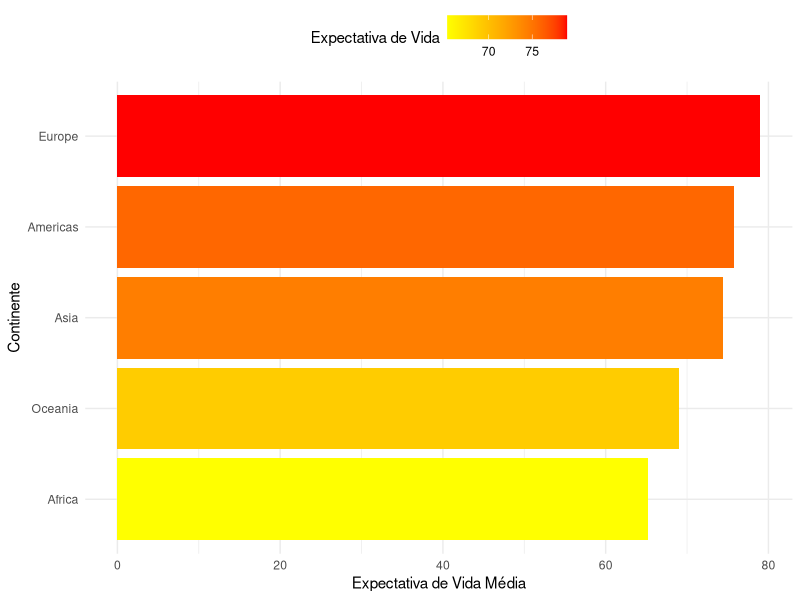
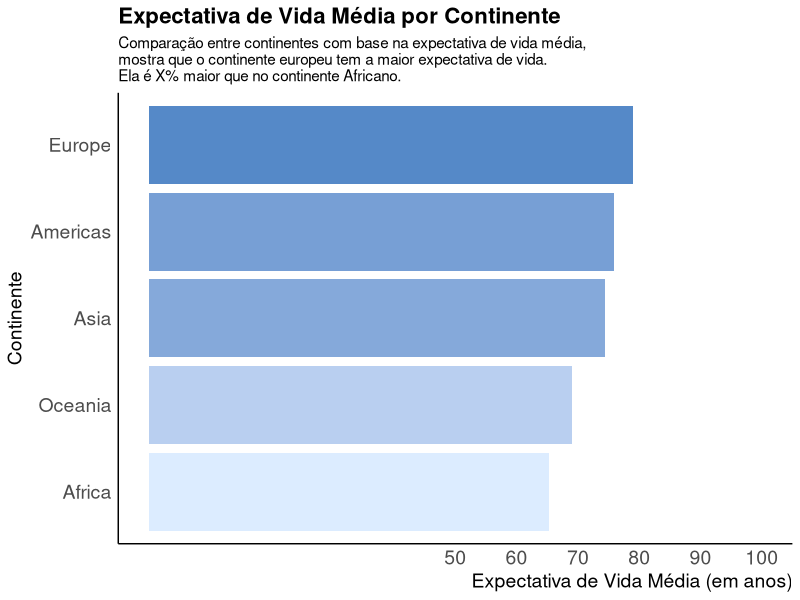
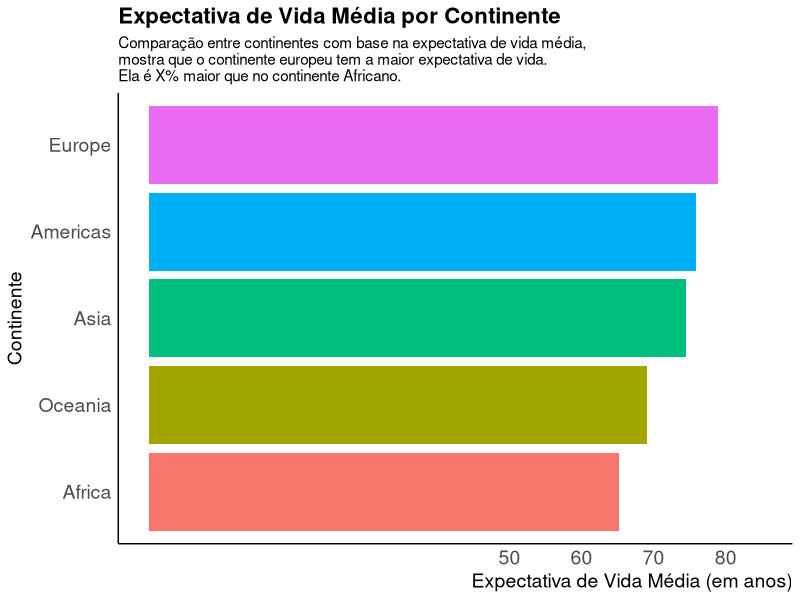

Reproduce these figures in R, in order.
library(dplyr)
library(ggplot2)
library(RColorBrewer)

df <- read.csv("data/gapminder_data.csv", sep=",")

# Calcular a média de expectativa de vida e renda por continente
df_summary <- df %>%
  group_by(continent) %>%
  summarise(mean_lifeexp = mean(lifeexp), mean_income = mean(income)) %>%
  arrange(mean_lifeexp)  # Ordena pelo valor médio de renda

# Transformar 'continent' em um fator com níveis ordenados por renda
df_summary$continent <- factor(df_summary$continent, levels = df_summary$continent)

# Criar o gráfico com uma paleta de cores Brewer em gradiente
df_summary %>% 
  ggplot(aes(x = continent, y = mean_lifeexp, fill = mean_lifeexp)) +
  geom_bar(stat = "identity") +
  coord_flip() +
  #scale_fill_distiller(palette = "YlGnBu", direction = 1) +
  scale_fill_gradient(low = "yellow", high = "red") +
  labs(y = "Expectativa de Vida Média", x = "Continente", fill = "Expectativa de Vida") +
  theme_minimal() + 
  theme(legend.position = "top") 

ggplot(df_summary, aes(x = reorder(continent, mean_lifeexp), y = mean_lifeexp, fill = mean_lifeexp)) +
  geom_bar(stat = "identity") +
  scale_fill_gradient(low = "#dcecff", high = "#5589c8") +  # Gradiente de cores manual
  labs(title = "Expectativa de Vida Média por Continente",
       subtitle = "Comparação entre continentes com base na expectativa de vida média, \nmostra que o continente europeu tem a maior expectativa de vida. \nEla é X% maior que no continente Africano.",
       x = "Continente", 
       y = "Expectativa de Vida Média (em anos)",
       fill = "Expectativa de Vida") +
  coord_flip() +
  scale_y_continuous(limits = c(0, 100), breaks = seq(50, 100, by = 10)) + # Ajusta a escala do eixo x (horizontal)
  theme_minimal() +
  theme(
    legend.position = "none", 
    panel.grid = element_blank(),
    axis.line = element_line(color = "black"), 
    plot.title = element_text(size = 16, face = "bold"),     # Tamanho e estilo do título
    axis.title.x = element_text(size = 14, hjust = 1),       # Alinha o título do eixo x à esquerda
    axis.title.y = element_text(size = 14),                  # Tamanho do título do eixo y
    axis.text.x = element_text(size = 14),                   # Tamanho dos rótulos do eixo x
    axis.text.y = element_text(size = 14)                    # Tamanho dos rótulos do eixo y
  )

#########################
# Versão uma cor por continente
#########################
ggplot(df_summary, aes(x = reorder(continent, mean_lifeexp), y = mean_lifeexp, fill = continent)) +
  geom_bar(stat = "identity") +
  labs(title = "Expectativa de Vida Média por Continente",
       subtitle = "Comparação entre continentes com base na expectativa de vida média, \nmostra que o continente europeu tem a maior expectativa de vida. \nEla é X% maior que no continente Africano.",
       x = "Continente", 
       y = "Expectativa de Vida Média (em anos)",
       fill = "Expectativa de Vida") +
  coord_flip() +
  scale_y_continuous(limits = c(0, 85), breaks = seq(50, 85, by = 10)) + # Ajusta a escala do eixo x (horizontal)
  theme_minimal() +
  theme(
    legend.position = "none", 
    panel.grid = element_blank(),
    axis.line = element_line(color = "black"), 
    plot.title = element_text(size = 16, face = "bold"),     # Tamanho e estilo do título
    axis.title.x = element_text(size = 14, hjust = 1),       # Alinha o título do eixo x à esquerda
    axis.title.y = element_text(size = 14),                  # Tamanho do título do eixo y
    axis.text.x = element_text(size = 14),                   # Tamanho dos rótulos do eixo x
    axis.text.y = element_text(size = 14)                    # Tamanho dos rótulos do eixo y
  )



